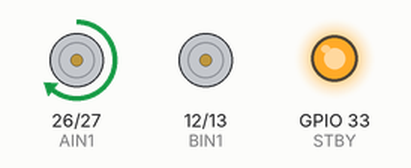
A sketch run on a simulated ESP32. Shown: motor-driver pin pairs drawn as motors (green arrow = first pin HIGH = forward, orange = second pin HIGH = backward, longer = more drive, scaled by the enable pin, stopped while the standby pin is LOW), output pins drawn as LEDs (lit = HIGH). What the sketch prints to the serial monitor is not drawn.

Above: at 1.1 s.
At 12.3 s:
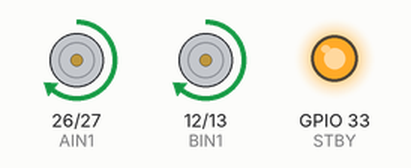
At 21.4 s:
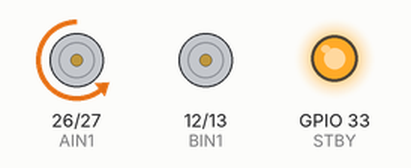
At 34.6 s:
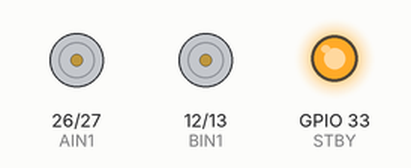
Timing chart, 0 to 40.0 s (numbered marks = the images above):
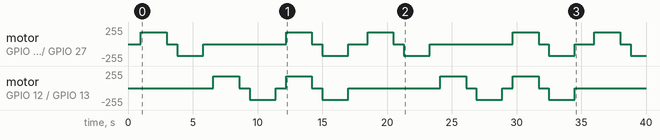

Measured:
- by itself, motor on GPIO 12 (BIN1) / GPIO 13 (BIN2): stopped → forward 179/255 at 6.6 s, → stopped 2.0 s later, → backward 179/255 0.80 s later, → stopped 2.0 s later, … (16 changes in this stretch)
- by itself, motor on GPIO 26 (AIN1) / GPIO 27 (AIN2): repeats every 17.5 s: stopped 0.80 s, backward 179/255 2.0 s, stopped 6.4 s, forward 179/255 2.0 s, stopped 0.80 s, backward 179/255 2.0 s, stopped 1.5 s, forward 179/255 2.0 s

The sketch:

Build_Rush.ino
```cpp
// ==================== PIN DEFINITIONS ====================
#define PWMA    25    // Left motor PWM
#define AIN1    26
#define AIN2    27
#define PWMB    14    // Right motor PWM
#define BIN1    12
#define BIN2    13
#define STBY    33

#define PWM_FREQ  20000
#define PWM_RES   8     // 0-255

int testSpeed = 180;      // Speed (0-255)
int delayTime = 2000;     // Duration of each test (ms)

void setup() {
  Serial.begin(115200);
  delay(1000);
  Serial.println("\n=== Motor Test Starting ===");

  // Direction pins
  pinMode(AIN1, OUTPUT);
  pinMode(AIN2, OUTPUT);
  pinMode(BIN1, OUTPUT);
  pinMode(BIN2, OUTPUT);
  pinMode(STBY, OUTPUT);
  digitalWrite(STBY, HIGH);   // Enable TB6612

  // ===== New ESP32 Core 3.x PWM setup =====
  ledcAttach(PWMA, PWM_FREQ, PWM_RES);
  ledcAttach(PWMB, PWM_FREQ, PWM_RES);

  stopMotors();
}

void loop() {
  // 1. Left motor Forward
  Serial.println("Left motor → FORWARD");
  setMotor(PWMA, AIN1, AIN2, testSpeed);
  setMotor(PWMB, BIN1, BIN2, 0);
  delay(delayTime);
  stopMotors();
  delay(800);

  // 2. Left motor Reverse
  Serial.println("Left motor → REVERSE");
  setMotor(PWMA, AIN1, AIN2, -testSpeed);
  setMotor(PWMB, BIN1, BIN2, 0);
  delay(delayTime);
  stopMotors();
  delay(800);

  // 3. Right motor Forward
  Serial.println("Right motor → FORWARD");
  setMotor(PWMA, AIN1, AIN2, 0);
  setMotor(PWMB, BIN1, BIN2, testSpeed);
  delay(delayTime);
  stopMotors();
  delay(800);

  // 4. Right motor Reverse
  Serial.println("Right motor → REVERSE");
  setMotor(PWMA, AIN1, AIN2, 0);
  setMotor(PWMB, BIN1, BIN2, -testSpeed);
  delay(delayTime);
  stopMotors();
  delay(800);

  // 5. Both Forward
  Serial.println("BOTH motors → FORWARD");
  setMotor(PWMA, AIN1, AIN2, testSpeed);
  setMotor(PWMB, BIN1, BIN2, testSpeed);
  delay(delayTime);
  stopMotors();
  delay(800);

  // 6. Both Reverse
  Serial.println("BOTH motors → REVERSE");
  setMotor(PWMA, AIN1, AIN2, -testSpeed);
  setMotor(PWMB, BIN1, BIN2, -testSpeed);
  delay(delayTime);
  stopMotors();
  delay(1500);

  Serial.println("----- Test cycle finished -----\n");
}

// ==================== Helper Functions ====================
void setMotor(int pwmPin, int in1, int in2, int speed) {
  if (speed > 0) {
    digitalWrite(in1, HIGH);
    digitalWrite(in2, LOW);
    ledcWrite(pwmPin, speed);
  }
  else if (speed < 0) {
    digitalWrite(in1, LOW);
    digitalWrite(in2, HIGH);
    ledcWrite(pwmPin, -speed);
  }
  else {
    digitalWrite(in1, LOW);
    digitalWrite(in2, LOW);
    ledcWrite(pwmPin, 0);
  }
}

void stopMotors() {
  setMotor(PWMA, AIN1, AIN2, 0);
  setMotor(PWMB, BIN1, BIN2, 0);
}
```
